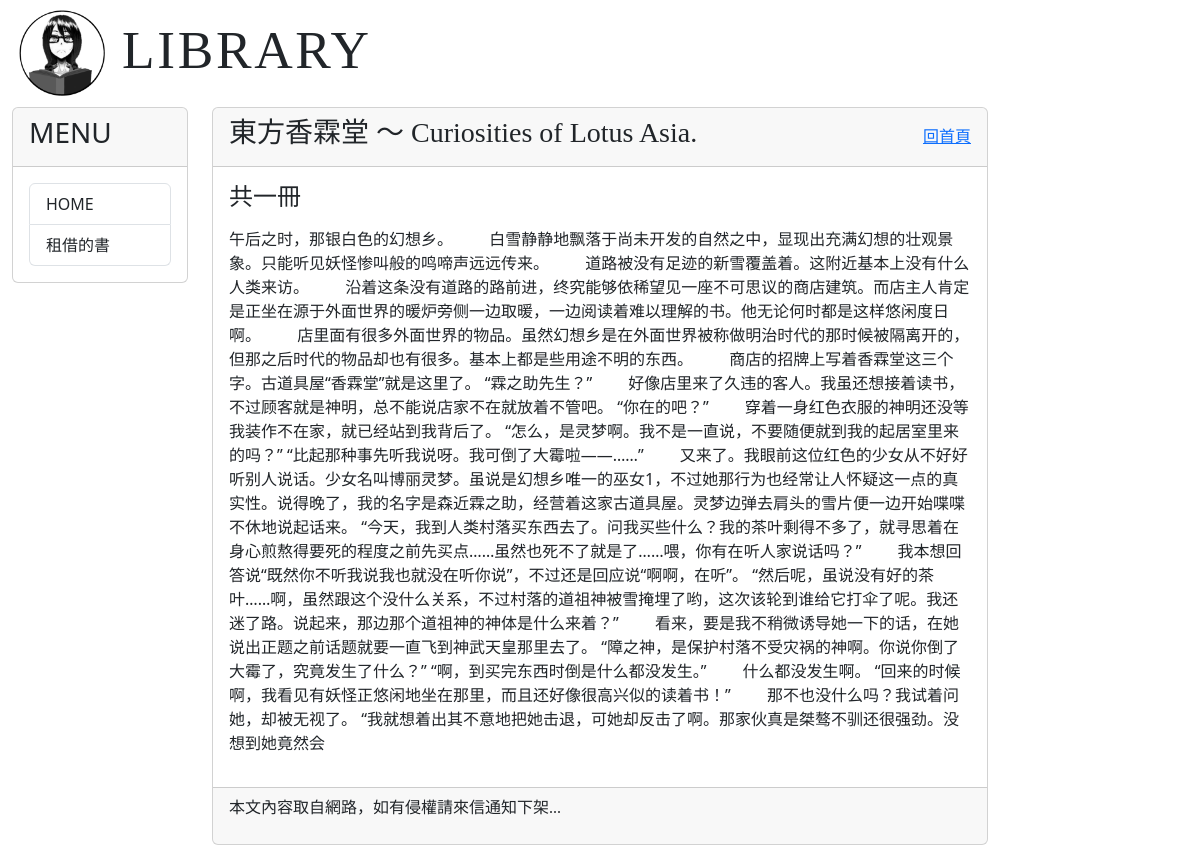
The app's page /post/book2/ with its own data.
### mysite/models.py (models this page shows, shortened)
class Post(models.Model):
    title = models.CharField(max_length = 200)
    author = models.CharField(max_length = 200, default = 'who?')
    slug = models.CharField(max_length = 200)
    chapter = models.CharField(max_length = 200, default='第?章')
    body = models.TextField(max_length = 10000)
    pub_date = models.CharField(max_length = 200)
    image_url = models.URLField(blank=True, null=True)
    class Meta:
        ordering = ('-pub_date', )

### mysite/views.py (the view)
# urls.py: path('post/<slug:slug>/', mv.showpost, name="showpost"),
def showpost(request, slug):
    try:
        post = Post.objects.get(slug=slug)
        if post != None:
            return render(request, 'post.html', locals())
        else:
            return redirect("/")
    except:
        return redirect("/")

### mysite/templatetags/markdown_extras.py (called while the page is built)
@register.filter
def convert_markdown(text):
    return markdown.markdown(text)

### templates/post.html (shortened to what this page needs)
{% extends "base2.html" %}
{% load markdown_extras %}
{% block headmessage %}
<div style='display: flex; justify-content: space-between; align-items: center;'>
    <h3 style='font-family: 微軟正黑體;'>{{ post.title }}</h3>
    <a style='font-family: 微軟正黑體;' href='/'>回首頁</a>
</div>
{% endblock headmessage %}
{% block content %}
<h4 style='font-family:微軟正黑體;'>{{ post.chapter }}</h4>
<p style='font-family:微軟正黑體;font-size:12pt;letter-spacing:2pt;'>
    {{ post.body | convert_markdown | safe }}</a>
</p>
{% endblock content %}

### records on screen
Post: title "東方香霖堂 ～ Curiosities of Lotus Asia.", chapter "共一冊", body|convert_markdown "午后之时，那银白色的幻想乡。 白雪静静地飘落于尚未开发的自然之中，显现出充满幻想的壮观景象。只能听见妖怪惨叫般的鸣啼声远远传来。 道路被没有足迹的新雪覆盖着。这附近基本上没有什么人类来访。 沿着这条没有道路的路前进，终究能够依稀望见一座不可思议的商店建筑。而店主人肯定是正坐在源于外面世界的暖炉旁侧一边取暖，一边阅读着难以理解的书。他无论何时都是这样悠闲度日啊。 店里面有很多外面世界的物品。虽然幻想乡是在外面世界被称做明治时代的那时候被隔离开的，但那之后时代的物品却也有很多。基本上都是些用途不明的东西。 商店的招牌上写着香霖堂这三个字。古道具屋“香霖堂”就是这里了。 “霖之助先生？” 好像店里来了久违的客人。我虽还想接着读书，不过顾客就是神明，总不能说店家不在就放着不管吧。 “你在的吧？” 穿着一身红色衣服的神明还没等我装作不在家，就已经站到我背后了。 “怎么，是灵梦啊。我不是一直说，不要随便就到我的起居室里来的吗？” “比起那种事先听我说呀。我可倒了大霉啦——……” 又来了。我眼前这位红色的少女从不好好听别人说话。少女名叫博丽灵梦。虽说是幻想乡唯一的巫女1，不过她那行为也经常让人怀疑这一点的真实性。说得晚了，我的名字是森近霖之助，经营着这家古道具屋。灵梦边弹去肩头的雪片便一边开始喋喋不休地说起话来。 “今天，我到人类村落买东西去了。问我买些什么？我的茶叶剩得不多了，就寻思着在身心煎熬得要死的程度之前先买点……虽然也死不了就是了……喂，你有在听人家说话吗？” 我本想回答说“既然你不听我说我也就没在听你说”，不过还是回应说“啊啊，在听”。…"
